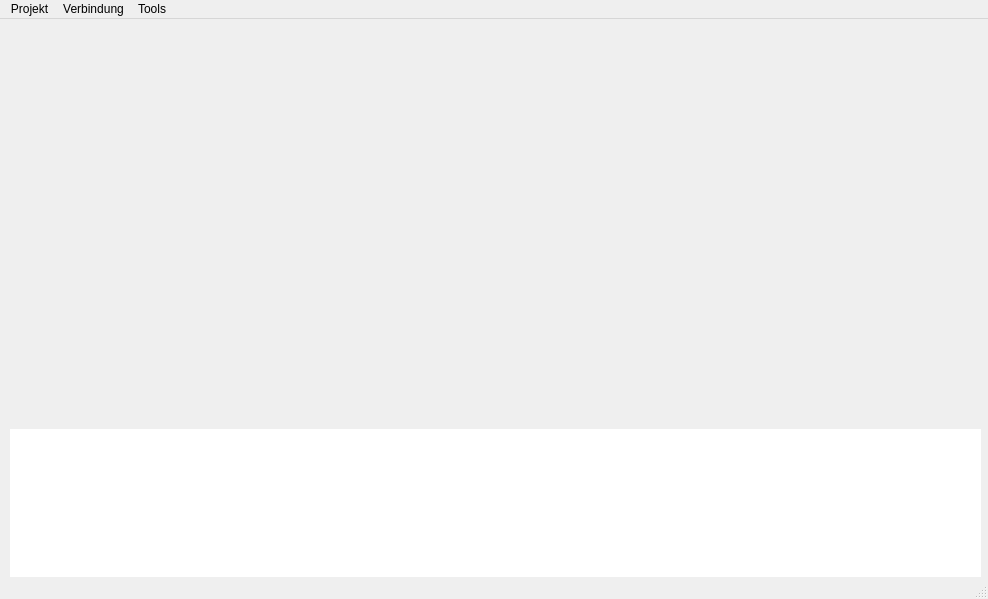
<?xml version="1.0" encoding="UTF-8"?>
<ui version="4.0">
 <class>Main</class>
 <widget class="QMainWindow" name="Main">
  <property name="geometry">
   <rect>
    <x>0</x>
    <y>0</y>
    <width>988</width>
    <height>599</height>
   </rect>
  </property>
  <property name="windowTitle">
   <string>Main</string>
  </property>
  <widget class="QWidget" name="centralWidget">
   <widget class="QWidget" name="gridLayoutWidget">
    <property name="geometry">
     <rect>
      <x>10</x>
      <y>10</y>
      <width>971</width>
      <height>391</height>
     </rect>
    </property>
    <layout class="QGridLayout" name="gridLayout">
     <property name="sizeConstraint">
      <enum>QLayout::SetMaximumSize</enum>
     </property>
     <property name="rightMargin">
      <number>0</number>
     </property>
    </layout>
   </widget>
   <widget class="QTextBrowser" name="logpanel">
    <property name="geometry">
     <rect>
      <x>10</x>
      <y>410</y>
      <width>971</width>
      <height>151</height>
     </rect>
    </property>
    <property name="sizePolicy">
     <sizepolicy hsizetype="Expanding" vsizetype="Expanding">
      <horstretch>0</horstretch>
      <verstretch>0</verstretch>
     </sizepolicy>
    </property>
    <property name="locale">
     <locale language="German" country="Germany"/>
    </property>
    <property name="frameShape">
     <enum>QFrame::NoFrame</enum>
    </property>
    <property name="frameShadow">
     <enum>QFrame::Plain</enum>
    </property>
    <property name="lineWidth">
     <number>0</number>
    </property>
   </widget>
  </widget>
  <widget class="QMenuBar" name="menuBar">
   <property name="geometry">
    <rect>
     <x>0</x>
     <y>0</y>
     <width>988</width>
     <height>25</height>
    </rect>
   </property>
   <widget class="QMenu" name="menuProject">
    <property name="title">
     <string>Projekt</string>
    </property>
    <addaction name="actionOpenProject"/>
    <addaction name="actionNewProject"/>
    <addaction name="actionBearbeiten"/>
   </widget>
   <widget class="QMenu" name="menuConnection">
    <property name="title">
     <string>Verbindung</string>
    </property>
    <widget class="QMenu" name="menuConnectionPort">
     <property name="geometry">
      <rect>
       <x>0</x>
       <y>0</y>
       <width>146</width>
       <height>40</height>
      </rect>
     </property>
     <property name="title">
      <string>Port</string>
     </property>
    </widget>
    <addaction name="actionConnect"/>
    <addaction name="actionDisconnect"/>
    <addaction name="separator"/>
    <addaction name="menuConnectionPort"/>
    <addaction name="separator"/>
    <addaction name="actionSearchPorts"/>
   </widget>
   <widget class="QMenu" name="menuTools">
    <property name="title">
     <string>Tools</string>
    </property>
    <addaction name="actionSettings"/>
    <addaction name="separator"/>
    <addaction name="actionQuit"/>
   </widget>
   <addaction name="menuProject"/>
   <addaction name="menuConnection"/>
   <addaction name="menuTools"/>
  </widget>
  <widget class="QStatusBar" name="statusBar"/>
  <action name="actionOpenProject">
   <property name="enabled">
    <bool>false</bool>
   </property>
   <property name="text">
    <string>Öffnen</string>
   </property>
  </action>
  <action name="actionNewProject">
   <property name="enabled">
    <bool>false</bool>
   </property>
   <property name="text">
    <string>Neu</string>
   </property>
  </action>
  <action name="actionConnect">
   <property name="text">
    <string>Verbinden</string>
   </property>
  </action>
  <action name="actionDisconnect">
   <property name="enabled">
    <bool>false</bool>
   </property>
   <property name="text">
    <string>Trennen</string>
   </property>
  </action>
  <action name="actionPort">
   <property name="text">
    <string>Port</string>
   </property>
  </action>
  <action name="actionSearchPorts">
   <property name="enabled">
    <bool>false</bool>
   </property>
   <property name="text">
    <string>Suchen</string>
   </property>
  </action>
  <action name="actionBearbeiten">
   <property name="enabled">
    <bool>false</bool>
   </property>
   <property name="text">
    <string>Bearbeiten</string>
   </property>
  </action>
  <action name="actionSettings">
   <property name="text">
    <string>Einstellungen</string>
   </property>
  </action>
  <action name="actionQuit">
   <property name="text">
    <string>Beenden</string>
   </property>
   <property name="shortcut">
    <string>Ctrl+Q</string>
   </property>
   <property name="shortcutContext">
    <enum>Qt::ApplicationShortcut</enum>
   </property>
  </action>
 </widget>
 <layoutdefault spacing="6" margin="11"/>
 <resources/>
 <connections/>
</ui>
